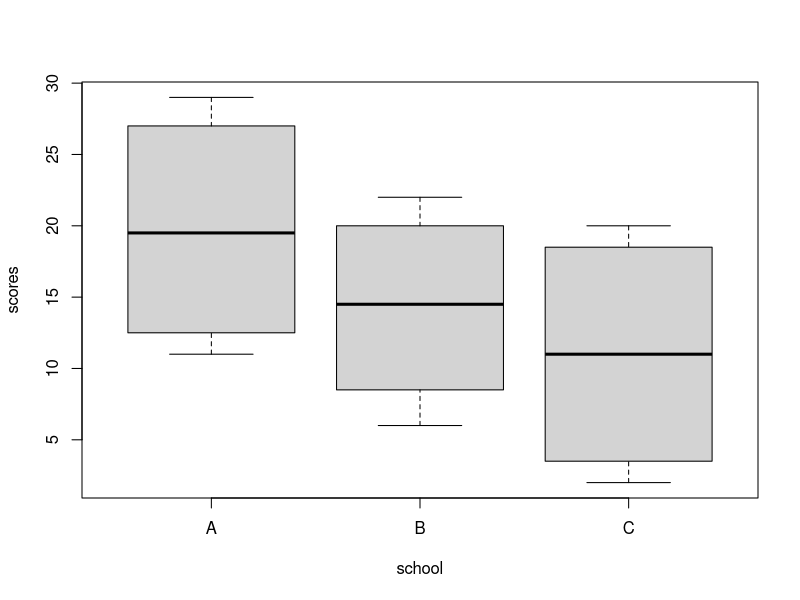
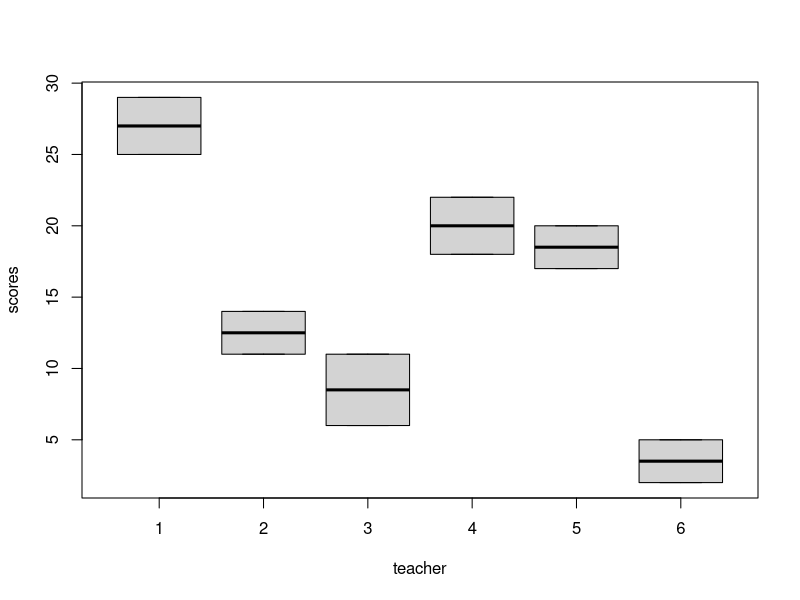
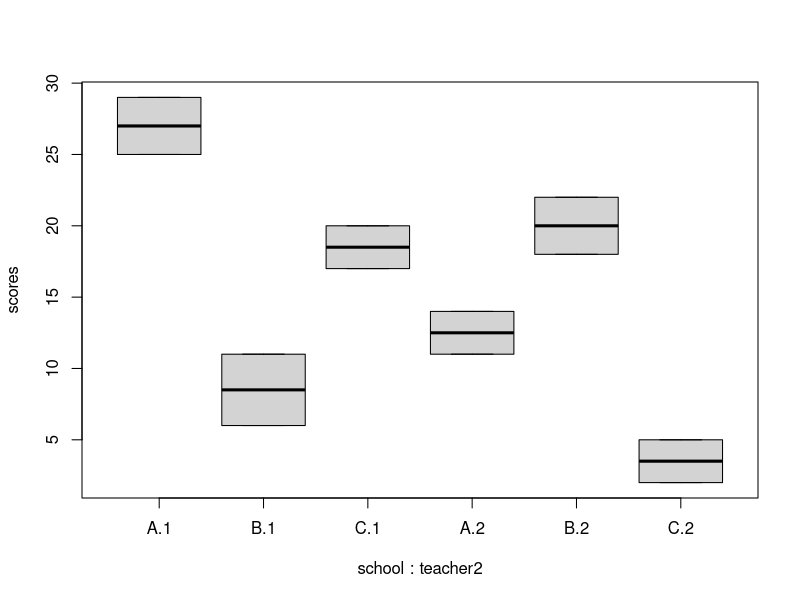
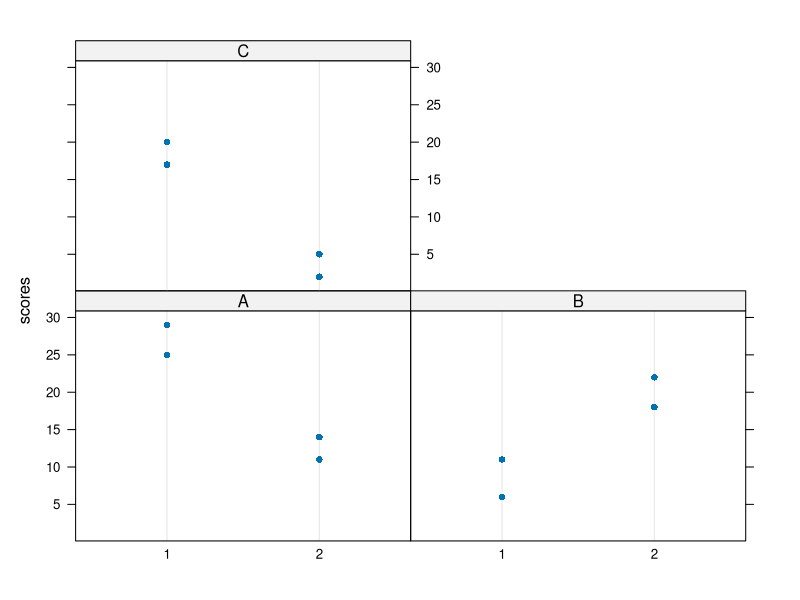

Generate these figures, in order, with R: (Note: this script raises an error after producing the figures.)
# To begin with, we will use the example I had in class. There are three schools, with two students nested in each school.
scores <- c(25, 29, 14, 11, 11, 6, 22, 18, 17, 20, 5, 2)
school <- factor(c("A", "A", "A", "A", "B", "B", "B", "B", "C", "C", "C", "C"))
teacher <- factor(c(1, 1, 2, 2, 3, 3, 4, 4, 5, 5, 6, 6))
teacher2 <- factor(c(1, 1, 2, 2, 1, 1, 2, 2, 1, 1, 2, 2))  # This is the way the data is coded for problems in the book (student!)

boxplot(scores ~ school)
boxplot(scores ~ teacher)
boxplot(scores ~ school:teacher2)

library(lattice)
dotplot(scores ~ teacher2 | school)

# What if we ignore the fact that the design is nested? 
anova(lm(scores ~ school))
anova(lm(scores ~ school + teacher))
anova(lm(scores ~ school * teacher))
anova(lm(scores ~ school + teacher2))
anova(lm(scores ~ school * teacher2))

# What if we do it correctly?
res1 <- lm(scores ~ school + school/teacher)
anova(res1)

res2 <- lm(scores ~ school + school/teacher2)
anova(res2)

# Which schools are different?
TukeyHSD(aov(res1), "school")
TukeyHSD(aov(res2), "school")

TukeyHSD(aov(res1), "school:teacher")  #Yikes
TukeyHSD(aov(res2), "school:teacher2")

contrast(res2, list(school = "A", teacher = "1"), list(school = "A", teacher = "2"))  #Bummer







